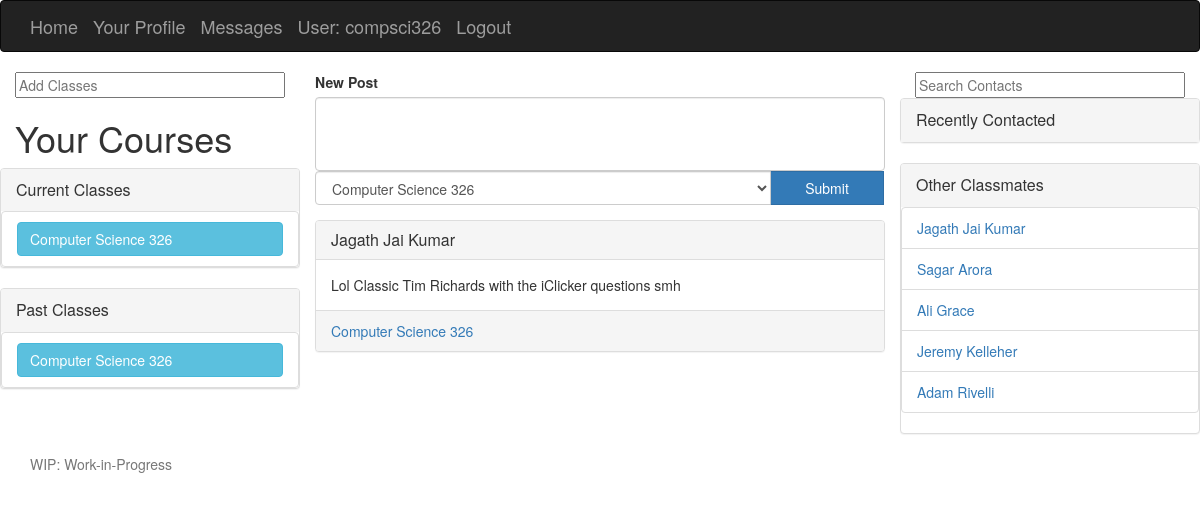
The app's page /Tibl/ (signed in) with its own data.
### Tibl/models.py (models this page shows, shortened)
class Section(models.Model):
	year = models.IntegerField()
	season_enum = (
		('F', 'Fall'),
		('Sp', 'Spring'),
		('W', 'Winter'),
		('Su', 'Summer'),
	)
	season = models.CharField(max_length=2, choices=season_enum, null=True)
	teachers = models.ManyToManyField('Teacher')
	students = models.ManyToManyField('Student')
	course = models.ForeignKey('Course', on_delete=models.SET_NULL, null=True)

class Course(models.Model):
	department = models.ForeignKey('Department', on_delete=models.SET_NULL, null=True)
	name = models.CharField(max_length=200, null=True)
	number = models.CharField(max_length=10)

class Department(models.Model):
	name = models.CharField(max_length=60)
	abbreviation = models.CharField(max_length=10)
	def __str__(self):
		return self.name

class Post(models.Model):
	poster = models.ForeignKey('Student', on_delete=models.SET_NULL, null=True)
	content = models.TextField(max_length=10000)
	creation_date = models.DateTimeField(auto_now_add=True)
	section = models.ForeignKey('Section', on_delete=models.SET_NULL, null=True)

class Student(models.Model):
	full_name = models.CharField(max_length=60)
	grad_year = models.IntegerField()
	profile_picture = models.ImageField(upload_to="profile_pictures")
	user = models.OneToOneField(User, on_delete=models.SET_NULL, null=True)

### Tibl/views.py (the view, shortened to what this page needs)
# urls.py: path('', views.index, name='index'),
@login_required
def index(request):
    poster = Student.objects.get(user=request.user.pk)
    student_pk = poster.pk
    past_section_list = Section.objects.filter(students=student_pk).filter(~(Q(year=2018) & Q(season='Sp')))
    section_list = Section.objects.filter(students=student_pk).filter(season='Sp').filter(year=2018)
    have_messaged = [message.receiver for message in Message.objects.filter(sender=student_pk)] +\
                    [message.sender for message in Message.objects.filter(receiver=student_pk)]
    other_classmates = Student.objects.filter(section__in=section_list).filter(~Q(pk=student_pk)).distinct()
    have_messaged = list(set(have_messaged))
    posts = Post.objects.filter(section__in=section_list)
    ordered = posts.order_by('-creation_date')
    return render(
        request,
        'index.html',
        context={
        'past_section_list': past_section_list,
        'section_list': section_list,
        'have_messaged': have_messaged,
        'cur_user': student_pk,
        'posts': ordered,
        'other_classmates': other_classmates,
        }
    )

### Tibl/templates/index.html (shortened to what this page needs)
{% extends "base_generic.html" %}
{% block content %}
{% load static %}
<link rel="stylesheet" href="{% static 'css/home.css' %}">
<div class="col-md-3">
	<div class="row no-margin">
		<form class="navbar-search">
			<input type="text" class="search-query full" placeholder="Add Classes">
		</form>
	</div>
	<h1>Your Courses</h1>
	{% if section_list %}
	<div class="row">
		<div class="panel-group">
			<div class="panel panel-default">
				<div class="panel-heading">
					<a data-toggle="collapse" href="#current_class_dropdown" role="button" aria-expanded="true" aria-controls="collapseExample" class="panel-title">
						<p class="panel-title">
							Current Classes
						</p>
					</a>
				</div>
				<div id="current_class_dropdown" class="collapse in" style="overflow:hidden">
					{% for section in section_list %}
					<li class="list-group-item">
						<a href="{% url 'class' section.pk %}" class="btn btn-info class_btn" role="button">
							{{ section.course.department }} {{ section.course.number }}
						</a>
					</li>
					{% endfor %}
				</div>
			</div>
		</div>
	</div>
	{% endif %}
	{% if past_section_list %}
	<div class="row">
		<div class="panel-group">
			<div class="panel panel-default">
				<div class="panel-heading">
					<a data-toggle="collapse" href="#past_class_dropdown" role="button" aria-expanded="true" aria-controls="collapseExample" class="panel-title">
						<p class="panel-title">
							Past Classes
						</p>
					</a>
				</div>
				<div id="past_class_dropdown" class="collapse in" style="overflow:hidden">
					{% for section in past_section_list %}
					<li class="list-group-item">
						<a href="{% url 'class' section.pk %}" class="btn btn-info class_btn" role="button">
							{{ section.course.department }} {{ section.course.number }}
						</a>
					</li>
					{% endfor %}
				</div>
			</div>
		</div>
	</div>
	{% endif %}
</div>
<div class="col-md-6">
	<div class="form-group border border-dark">
		<form id="post_form" action="" method="post">
			<label for="PostArea">New Post</label>
			<textarea name="post_text" form="post_form" class="form-control" id="new_post" rows="3"></textarea>
			<div class="input-group">
				<div class="input-group-btn">
					<select name="class_name" class="form-control" id="class_select">
						{% if section_list %}
						{% for section in section_list %}
						<option>{{ section.course.department }} {{ section.course.number }}</option>
						{% endfor %}
						{% else %}
						<option>Add some classes before you post!</option>
						{% endif %}
					</select>
					<input type="submit" class="btn btn-primary" id="post_button">Post!</input>
				</div>
			</div>
		</form>
	</div>
	{% if posts %}
	{% for post in posts %}
	<div class="panel panel-default">
		<div class="panel-heading">
			<h3 class="panel-title">
				<a href="{% url 'friendprofile' post.poster.pk %}">
					{{ post.poster.full_name }}
				</a>
			</h3>
		</div>
		<div class="panel-body">
			{{ post.content }}
		</div>
		<div class="panel-footer">
			<a href="{% url 'class' post.section.pk %}">
				{{ post.section.course.department }} {{ post.section.course.number }}
			</a>
		</div>
	</div>
	{% endfor %}
	{% endif %}
</div>
<div class="col-md-3">
	<div class="row no-margin">
		<form class="navbar-search">
			<input type="text" class="search-query full" placeholder="Search Contacts">
		</form>
	</div>
	<div class="row">
		<div class="panel-group">
			<div class="panel panel-default">
				<div class="panel-heading">
					<p class="panel-title">
						<a data-toggle="collapse" href="#recent_contacts_dropdown" role="button" aria-expanded="true" aria-controls="collapseExample">Recently Contacted</a>
					</p>
				</div>
			</div>
		</div>
	</div>
	<div class="row">
		<div class="panel-group">
			<div class="panel panel-default">
				<div class="panel-heading">
					<p class="panel-title">
						<a data-toggle="collapse" href="#classmates_dropdown" role="button" aria-expanded="true" aria-controls="collapseExample">Other Classmates</a>
					</p>
				</div>
				{% if other_classmates %}
				<div id="classmates_dropdown" class="collapse in">
					<ul class="list-group">
						{% for classmate in other_classmates %}
						<li class="list-group-item"><a href="{% url 'friendprofile' classmate.pk %}">{{ classmate.full_name }}</a></li>
						{% endfor %}
					</ul>
				</div>
				{% endif %}
			</div>
		</div>
	</div>
</div>
{% endblock %}

### Tibl/templates/base_generic.html (shortened to what this page needs)
<!DOCTYPE html>
<html lang="en">
  {% load static %}
<head>
  <link href="{% static 'css/bootstrap.min.css' %}" rel="stylesheet">
</head>
<body>
  <div class="navbar navbar-inverse bg-inverse">
    <div class="container d-flex justify-content-between">
      <a href="/" class="navbar-brand">Home</a>
      <a href="{% url 'myprofile'%}" class="navbar-brand">Your Profile</a>
      <a href="{% url 'messages'%}" class="navbar-brand">Messages</a>
      {% if user.is_authenticated %}
      <a href="#" class="navbar-brand">User: {{ user.get_username }}</a>
     <a href="{% url 'logout'%}?next={{request.path}}" class="navbar-brand">Logout</a>
   {% else %}
     <a href="{% url 'login'%}?next={{request.path}}" class="navbar-brand">Login</a>
   {% endif %}
    </div>
  </div>
  {% block content %}
  {% endblock %}
  <footer class="text-muted col-md-12">
    <div class="container">
      <p>WIP: Work-in-Progress</p>
    </div>
  </footer>
</body>
</html>

### Tibl/static/css/home.css (style rules this page uses)
.full { width: 100%; }
.class_btn { width: 100%; text-align:left; }
#class_select { width:80%; }
#post_button { width:20%; }
#new_post { resize:none; }
.no-margin { margin: 0px; }

### records on screen
Section: course.department "Computer Science", course.number "326"
Section: course.department "Computer Science", course.number "326"
Post: poster.full_name "Jagath Jai Kumar", content "Lol Classic Tim Richards with the iClicker questions smh", section.course.department "Computer Science", section.course.number "326"
Student: full_name "Jagath Jai Kumar"
Student: full_name "Sagar Arora"
Student: full_name "Ali Grace"
Student: full_name "Jeremy Kelleher"
Student: full_name "Adam Rivelli"

### other values on screen
{{ user.get_username }} "compsci326"
form field class_name "Computer Science 326"
